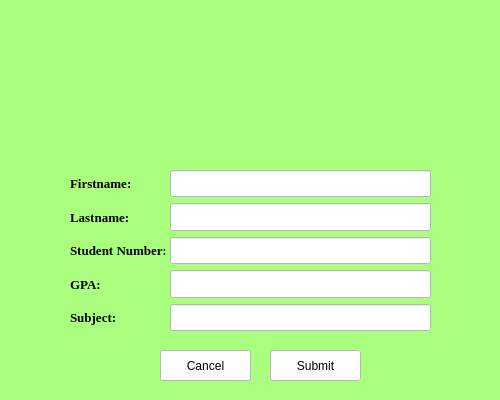
<?xml version="1.0" encoding="UTF-8"?>
<ui version="4.0">
 <class>Form</class>
 <widget class="QWidget" name="Form">
  <property name="geometry">
   <rect>
    <x>0</x>
    <y>0</y>
    <width>500</width>
    <height>400</height>
   </rect>
  </property>
  <property name="windowTitle">
   <string>Add Student</string>
  </property>
  <property name="styleSheet">
   <string notr="true">background-color:rgb(170, 255, 127)</string>
  </property>
  <widget class="QLabel" name="addUserIcon">
   <property name="geometry">
    <rect>
     <x>190</x>
     <y>20</y>
     <width>111</width>
     <height>131</height>
    </rect>
   </property>
   <property name="text">
    <string/>
   </property>
   <property name="pixmap">
    <pixmap>img/addUser.png</pixmap>
   </property>
   <property name="scaledContents">
    <bool>true</bool>
   </property>
  </widget>
  <widget class="QWidget" name="verticalLayoutWidget">
   <property name="geometry">
    <rect>
     <x>170</x>
     <y>170</y>
     <width>261</width>
     <height>161</height>
    </rect>
   </property>
   <layout class="QVBoxLayout" name="verticalLayout">
    <item>
     <widget class="QLineEdit" name="firstnameField">
      <property name="sizePolicy">
       <sizepolicy hsizetype="Expanding" vsizetype="Expanding">
        <horstretch>0</horstretch>
        <verstretch>0</verstretch>
       </sizepolicy>
      </property>
      <property name="styleSheet">
       <string notr="true">background-color:white
</string>
      </property>
     </widget>
    </item>
    <item>
     <widget class="QLineEdit" name="lastnameField">
      <property name="sizePolicy">
       <sizepolicy hsizetype="Expanding" vsizetype="Expanding">
        <horstretch>0</horstretch>
        <verstretch>0</verstretch>
       </sizepolicy>
      </property>
      <property name="styleSheet">
       <string notr="true">background-color:white
</string>
      </property>
     </widget>
    </item>
    <item>
     <widget class="QLineEdit" name="StudentNumberField">
      <property name="sizePolicy">
       <sizepolicy hsizetype="Expanding" vsizetype="Expanding">
        <horstretch>0</horstretch>
        <verstretch>0</verstretch>
       </sizepolicy>
      </property>
      <property name="styleSheet">
       <string notr="true">background-color:white
</string>
      </property>
     </widget>
    </item>
    <item>
     <widget class="QLineEdit" name="GPAField">
      <property name="sizePolicy">
       <sizepolicy hsizetype="Expanding" vsizetype="Expanding">
        <horstretch>0</horstretch>
        <verstretch>0</verstretch>
       </sizepolicy>
      </property>
      <property name="styleSheet">
       <string notr="true">background-color:white
</string>
      </property>
     </widget>
    </item>
    <item>
     <widget class="QLineEdit" name="subjectField">
      <property name="sizePolicy">
       <sizepolicy hsizetype="Expanding" vsizetype="Expanding">
        <horstretch>0</horstretch>
        <verstretch>0</verstretch>
       </sizepolicy>
      </property>
      <property name="styleSheet">
       <string notr="true">background-color:white
</string>
      </property>
     </widget>
    </item>
   </layout>
  </widget>
  <widget class="QWidget" name="verticalLayoutWidget_2">
   <property name="geometry">
    <rect>
     <x>70</x>
     <y>170</y>
     <width>95</width>
     <height>161</height>
    </rect>
   </property>
   <layout class="QVBoxLayout" name="verticalLayout_2">
    <item>
     <widget class="QLabel" name="firstnameLable">
      <property name="font">
       <font>
        <family>Times New Roman</family>
        <pointsize>10</pointsize>
        <weight>75</weight>
        <bold>true</bold>
       </font>
      </property>
      <property name="text">
       <string>Firstname:</string>
      </property>
     </widget>
    </item>
    <item>
     <widget class="QLabel" name="lastnameLable">
      <property name="font">
       <font>
        <family>Times New Roman</family>
        <pointsize>10</pointsize>
        <weight>75</weight>
        <bold>true</bold>
       </font>
      </property>
      <property name="text">
       <string>Lastname: </string>
      </property>
     </widget>
    </item>
    <item>
     <widget class="QLabel" name="studentNumberLable">
      <property name="font">
       <font>
        <family>Times New Roman</family>
        <pointsize>10</pointsize>
        <weight>75</weight>
        <bold>true</bold>
       </font>
      </property>
      <property name="text">
       <string>Student Number:</string>
      </property>
     </widget>
    </item>
    <item>
     <widget class="QLabel" name="GPALable">
      <property name="font">
       <font>
        <family>Times New Roman</family>
        <pointsize>10</pointsize>
        <weight>75</weight>
        <bold>true</bold>
       </font>
      </property>
      <property name="text">
       <string>GPA: </string>
      </property>
     </widget>
    </item>
    <item>
     <widget class="QLabel" name="subjectLable">
      <property name="font">
       <font>
        <family>Times New Roman</family>
        <pointsize>10</pointsize>
        <weight>75</weight>
        <bold>true</bold>
       </font>
      </property>
      <property name="text">
       <string>Subject: </string>
      </property>
     </widget>
    </item>
   </layout>
  </widget>
  <widget class="QPushButton" name="submitButton">
   <property name="geometry">
    <rect>
     <x>270</x>
     <y>350</y>
     <width>91</width>
     <height>31</height>
    </rect>
   </property>
   <property name="styleSheet">
    <string notr="true">background-color:white
</string>
   </property>
   <property name="text">
    <string>Submit</string>
   </property>
  </widget>
  <widget class="QPushButton" name="cancelButton">
   <property name="geometry">
    <rect>
     <x>160</x>
     <y>350</y>
     <width>91</width>
     <height>31</height>
    </rect>
   </property>
   <property name="styleSheet">
    <string notr="true">background-color:white
</string>
   </property>
   <property name="text">
    <string>Cancel</string>
   </property>
  </widget>
 </widget>
 <resources/>
 <connections/>
</ui>
